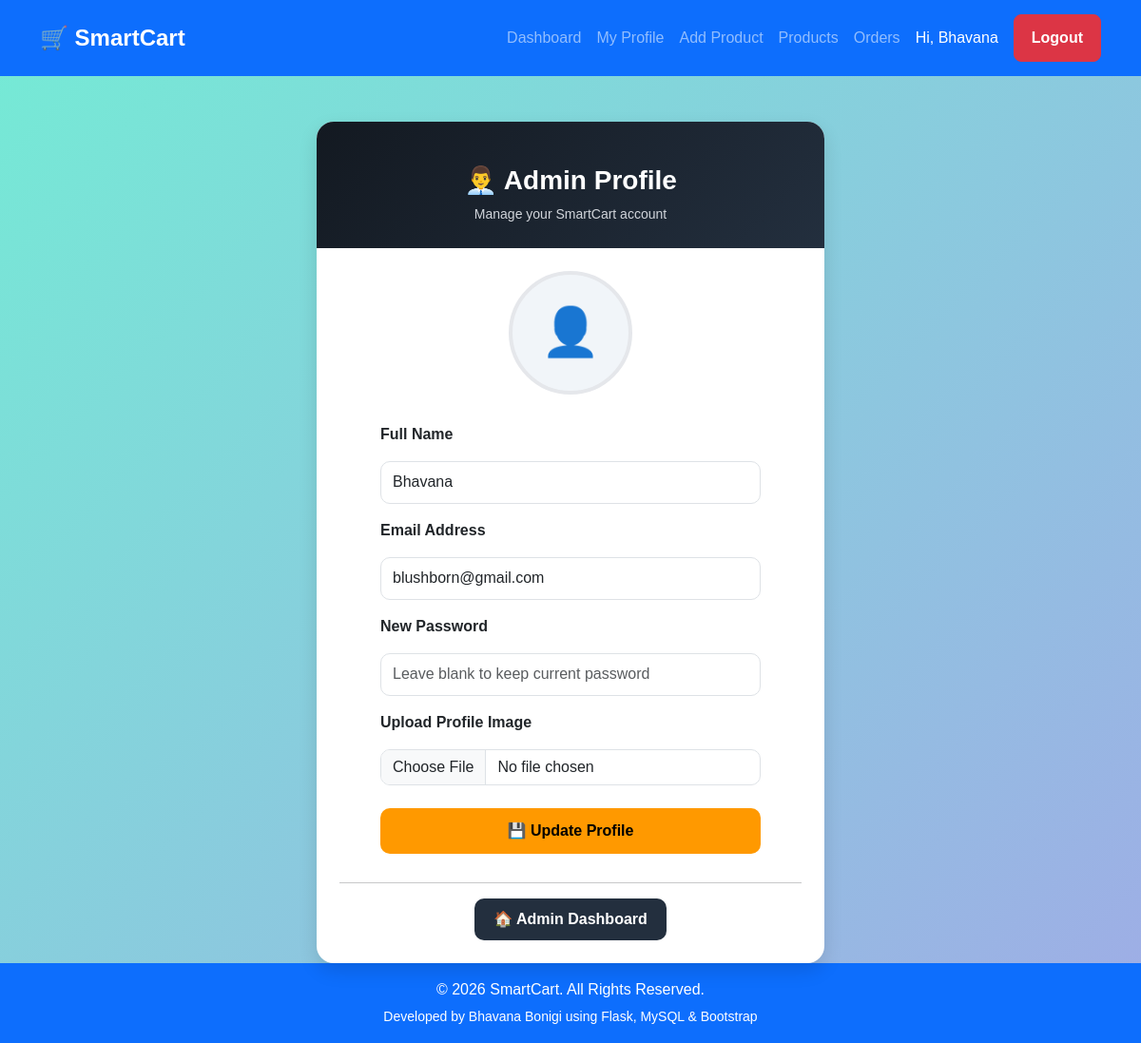
/admin/profile (signed in), run on the app's committed database.
### tables this page shows
CREATE TABLE admin (
    admin_id INTEGER PRIMARY KEY AUTOINCREMENT,
    name TEXT,
    email TEXT UNIQUE,
    password TEXT,
    profile_image TEXT
);

### app.py (the view)
@app.route('/admin/profile', methods=['GET'])
def admin_profile():
    if 'admin_id' not in session:
        flash("Please login!", "danger")
        return redirect('/admin-login')
    admin_id = session['admin_id']
    conn = get_db_connection()
    cursor = conn.cursor()
    cursor.execute("SELECT * FROM admin WHERE admin_id = ?", (admin_id,))
    admin = cursor.fetchone()
    cursor.close()
    conn.close()
    return render_template("admin/admin_profile.html", admin=admin)

### database.py (called while the page is built)
def get_db_connection():
    conn = sqlite3.connect("smartcart.db")
    conn.row_factory = sqlite3.Row
    return conn

### templates/admin/admin_profile.html (shortened to what this page needs)
{% extends 'base.html' %}
{% block content %}
<div class="container">
    <div class="row justify-content-center">
        <div class="col-lg-6 col-md-8 col-sm-11 col-12">
            <div class="card profile-card mt-4">
                <div class="profile-header">
                    <h3>
                        👨‍💼 Admin Profile
                    </h3>
                    <p>
                        Manage your SmartCart account
                    </p>
                </div>
                <div class="card-body p-4">
                    <div class="text-center mb-4">
                        {% if admin.profile_image %}
                            <img src="/static/uploads/admin_profiles/{{ admin.profile_image }}"
                                 class="profile-image">
                        {% else %}
                            <div class="default-avatar">
                                👤
                            </div>
                        {% endif %}
                    </div>
                    <form method="POST"
                          action="/admin/profile"
                          enctype="multipart/form-data">
                        <div class="mb-3">
                            <label class="form-label fw-bold">
                                Full Name
                            </label>
                            <input type="text"
                                   name="name"
                                   value="{{ admin.name }}"
                                   class="form-control input-field"
                                   required>
                        </div>
                        <div class="mb-3">
                            <label class="form-label fw-bold">
                                Email Address
                            </label>
                            <input type="email"
                                   name="email"
                                   value="{{ admin.email }}"
                                   class="form-control input-field"
                                   required>
                        </div>
                        <div class="mb-3">
                            <label class="form-label fw-bold">
                                New Password
                            </label>
                            <input type="password"
                                   name="password"
                                   class="form-control input-field"
                                   placeholder="Leave blank to keep current password">
                        </div>
                        <div class="mb-4">
                            <label class="form-label fw-bold">
                                Upload Profile Image
                            </label>
                            <input type="file"
                                   name="profile_image"
                                   accept="image/*"
                                   class="form-control">
                        </div>
                        <button type="submit"
                                class="update-btn">
                            💾 Update Profile
                        </button>
                    </form>
                    <hr>
                    <div class="text-center">
                        <a href="/admin-dashboard"
                           class="dashboard-btn">
                            🏠 Admin Dashboard
                        </a>
                    </div>
                </div>
            </div>
        </div>
    </div>
</div>
{% endblock %}

### templates/base.html (shortened to what this page needs)
<!DOCTYPE html>
<html lang="en">
<head>
    <link href="https://cdn.jsdelivr.net/npm/bootstrap@5.3.2/dist/css/bootstrap.min.css"
          rel="stylesheet">
    <link rel="stylesheet"
          href="{{ url_for('static', filename='style.css') }}">
</head>
<body>
<nav class="navbar navbar-expand-lg navbar-dark bg-primary">
    <div class="container">
        <a class="navbar-brand"
           href="/">
            🛒 SmartCart
        </a>
        <div class="collapse navbar-collapse"
             id="navbarNav">
            <ul class="navbar-nav ms-auto align-items-lg-center">
                {% if session.get('admin_id') %}
                    <li class="nav-item">
                        <a class="nav-link"
                           href="/admin-dashboard">
                            Dashboard
                        </a>
                    </li>
                    <li class="nav-item">
                        <a class="nav-link"
                           href="/admin/profile">
                            My Profile
                        </a>
                    </li>
                    <li class="nav-item">
                        <a class="nav-link"
                           href="/admin/add-item">
                            Add Product
                        </a>
                    </li>
                    <li class="nav-item">
                        <a class="nav-link"
                           href="/admin/item-list">
                            Products
                        </a>
                    </li>
                    <li class="nav-item">
                        <a class="nav-link"
                           href="/admin/orders">
                            Orders
                        </a>
                    </li>
                    <li class="nav-item">
                        <span class="nav-link text-white user-greeting">
                            Hi, {{ session.get('admin_name') }}
                        </span>
                    </li>
                    <li class="nav-item">
                        <a class="btn btn-danger ms-lg-2"
                           href="/admin-logout">
                            Logout
                        </a>
                    </li>
                {% endif %}
            </ul>
        </div>
    </div>
</nav>
<div class="main-content">
    <div class="container mt-4">
        {% block content %}
        {% endblock %}
    </div>
</div>
<footer class="bg-primary text-white text-center py-3">
    <p class="mb-1">
        © 2026 SmartCart. All Rights Reserved.
    </p>
    <small>
        Developed by Bhavana Bonigi using Flask, MySQL & Bootstrap
    </small>
</footer>
</body>
</html>

### static/style.css (style rules this page uses)
html, body { height:100%; margin:0; padding:0; }
body { font-family: Arial, sans-serif; background: linear-gradient(135deg, #74ebd5, #9face6); min-height:100vh; display:flex; flex-direction:column; }
h1,h2,h3 { text-align:center; color:#2c3e50; margin-top:20px; }
form { width:400px; margin:30px auto; }
input, select, textarea { width:100%; padding:12px; margin:8px 0; border:1px solid #ccc; border-radius:8px; box-sizing:border-box; }
button { width:100%; padding:12px; border:none; border-radius:8px; background:#28a745; color:white; cursor:pointer; font-size:16px; font-weight:bold; }
a { text-decoration:none; font-weight:bold; }
.btn { display:inline-block; text-align:center; padding:12px 18px; color:white; border-radius:8px; font-weight:bold; }
.btn-danger { background:#dc3545; }
.navbar { background:#198754; padding:15px 25px; }
.navbar-brand { color:white; text-decoration:none; font-size:24px; font-weight:bold; }

### templates/base.html (style rules this page uses)
html,body { height:100%; }
body { display:flex; flex-direction:column; min-height:100vh; }
.main-content { flex:1; }
.navbar-brand { font-weight:bold; font-size:24px; }
.nav-link { font-weight:500; }
.user-greeting { white-space:nowrap; }
footer { margin-top:auto; }

### templates/admin/admin_profile.html (style rules this page uses)
.profile-card { border:none; border-radius:18px; overflow:hidden; box-shadow:0 8px 20px rgba(0,0,0,0.12); }
.profile-header { background:linear-gradient(135deg,#131921,#232f3e); padding:25px; text-align:center; }
.profile-header h3 { color:white; font-weight:700; margin-bottom:8px; }
.profile-header p { color:#d1d5db; margin-bottom:0; font-size:14px; }
.default-avatar { width:130px; height:130px; margin:auto; border-radius:50%; background:#f1f5f9; display:flex; align-items:center; justify-content:center; font-size:50px; border:4px solid #e5e7eb; }
.form-control { border-radius:10px; }
.input-field { height:45px; }
.update-btn { background:#ff9900; color:black; font-weight:700; padding:12px; border-radius:10px; border:none; width:100%; }
.dashboard-btn { background:#232f3e; color:white; border-radius:10px; padding:10px 20px; font-weight:600; text-decoration:none; display:inline-block; }

### data on the page
admin: get "Bhavana", name "Bhavana", email "blushborn@gmail.com"
